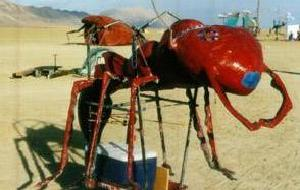
#> input picture Final/data/ant/image_0022.jpg, 300 x 190 px; its folder holds only this picture in this run
$ python dataset.py
#> lines starting #> are read from the running program, lines starting #| are printed output that depends on the picture
import cv2
import glob as gb
import random


class Dataset:
    def __init__(self, dataset_directory, subjects, image_size=(30, 30)):
#> called with dataset_directory = 'data', image_size = (100, 100)
        self.data = []
        for index, subject in enumerate(subjects):
            for image_name in gb.glob("%s/%s/*.jpg" % (dataset_directory, subject)):
                img = cv2.imread(image_name)
#> img is the input picture: shape (190, 300, 3); mean B, G, R 100.6, 130.8, 147.6
                img = cv2.resize(img, image_size)
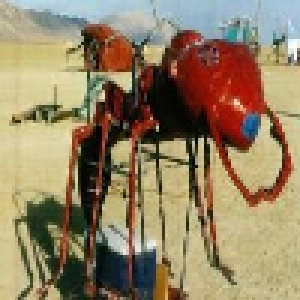
#> img: shape (100, 100, 3) (shown 3 times larger); mean B, G, R 100.5, 130.7, 147.5
                img = cv2.cvtColor(img, cv2.COLOR_BGR2GRAY)
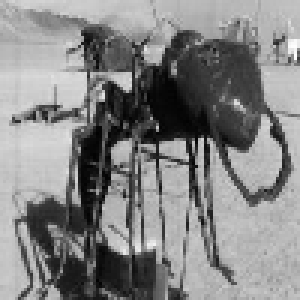
#> img: shape (100, 100) (shown 3 times larger); min 2, max 254, mean 132.3
                self.data.append((img, index))  # (image, label)

    def get_data(self, filters, train_percentage=0.7):
#> called with train_percentage = 0.7
        random.shuffle(self.data)
        batch_data = []
        for image, label in self.data:
            temp = []
            for image_filter in filters:
                temp.append(image_filter(image))
            batch_data.append((temp, label))
#> this loop made 1 pass
#> label on pass 1: 0
#> after the loop, batch_data = []

        train_size = int(len(batch_data) * train_percentage)
        train_labeled_data = sorted(batch_data[0: train_size], key=lambda x: x[1])
        train_data, train_label = [[i for i, j in train_labeled_data], [j for i, j in train_labeled_data]]
        test_data, test_label = [[i for i, j in batch_data[train_size:]], [j for i, j in batch_data[train_size:]]]
        return train_data, train_label, test_data, test_label


if __name__ == "__main__":
#> (the run stopped early here; a loop or call above may not have finished)
